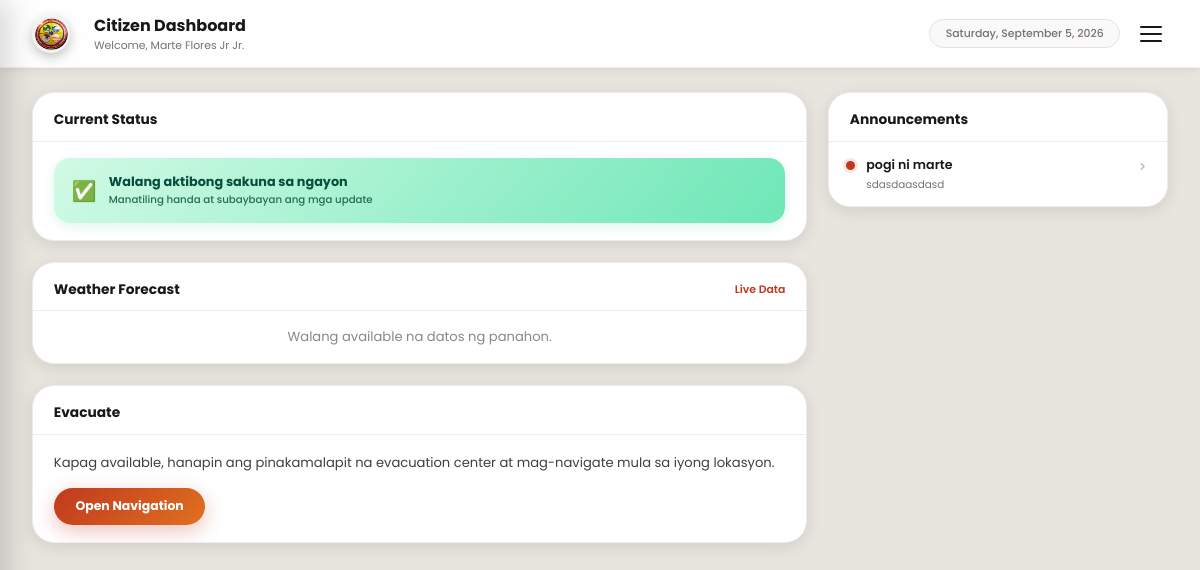
The page /pages/citizen_dashboard.php (signed in) on the database its author committed.
### tables this page shows
CREATE TABLE `users` (
  `id` int(10) UNSIGNED NOT NULL,
  `full_name` varchar(150) NOT NULL,
  `first_name` varchar(100) DEFAULT NULL,
  `middle_name` varchar(100) DEFAULT NULL,
  `last_name` varchar(100) DEFAULT NULL,
  `suffix` varchar(10) DEFAULT NULL,
  `email` varchar(150) NOT NULL,
  `contact_number` varchar(20) DEFAULT NULL,
  `password_hash` varchar(255) NOT NULL,
  `role` enum('citizen','admin','coordinator') NOT NULL DEFAULT 'citizen',
  `barangay_id` int(10) UNSIGNED NOT NULL,
  `house_number` varchar(50) NOT NULL,
  `birthday` date DEFAULT NULL,
  `sex` enum('male','female','prefer_not_to_say') DEFAULT NULL,
  `is_email_verified` tinyint(1) NOT NULL DEFAULT 0,
  `otp_code_hash` varchar(255) DEFAULT NULL,
  `otp_expires_at` datetime DEFAULT NULL,
  `device_token` varchar(255) DEFAULT NULL,
  `device_fingerprint` varchar(255) DEFAULT NULL,
  `device_registered_at` datetime DEFAULT NULL,
  `is_device_trusted` tinyint(1) NOT NULL DEFAULT 0,
  `is_active` tinyint(1) NOT NULL DEFAULT 1,
  `created_at` datetime NOT NULL DEFAULT current_timestamp(),
  `updated_at` datetime NOT NULL DEFAULT current_timestamp() ON UPDATE current_timestamp(),
  `otp_code` varchar(10) DEFAULT NULL,
  `otp_purpose` varchar(30) DEFAULT NULL
);

CREATE TABLE `announcements` (
  `id` int(10) UNSIGNED NOT NULL,
  `title` varchar(200) NOT NULL,
  `body` text NOT NULL,
  `type` enum('general','disaster') NOT NULL DEFAULT 'general',
  `disaster_id` int(10) UNSIGNED DEFAULT NULL,
  `is_pinned` tinyint(1) NOT NULL DEFAULT 0,
  `published_at` datetime NOT NULL DEFAULT current_timestamp(),
  `created_by` int(10) UNSIGNED NOT NULL,
  `created_at` datetime NOT NULL DEFAULT current_timestamp(),
  `updated_at` datetime NOT NULL DEFAULT current_timestamp() ON UPDATE current_timestamp()
);

### pages/session.php (called while the page is built, shortened)
<?php
function current_user(): ?array
{
    static $cached = null;
    if ($cached !== null) {
        return $cached;
    }
    $pdo = db();
    $stmt = $pdo->prepare('SELECT u.*, b.name AS barangay_name, b.municipality, b.province
                           FROM users u
                           JOIN barangays b ON b.id = u.barangay_id
                           WHERE u.id = ? AND u.is_active = 1');
    $stmt->execute([$_SESSION['user_id']]);
    $cached = $stmt->fetch() ?: null;
    return $cached;
}
function require_login(?string $role = null): void
{
    $user = current_user();
}

### pages/citizen_dashboard.php (the view, shortened to what this page needs)
<?php
require_once __DIR__ . '/session.php';
require_login();
$user = current_user();
$pdo  = db();
$weather = null;
$disasterStmt   = $pdo->query("SELECT * FROM disasters WHERE status = 'ongoing' ORDER BY level DESC, started_at DESC LIMIT 1");
$activeDisaster = $disasterStmt->fetch();
$advice = null;
$annStmt = $pdo->query("SELECT a.*, d.title AS disaster_title FROM announcements a LEFT JOIN disasters d ON d.id = a.disaster_id ORDER BY a.is_pinned DESC, a.published_at DESC LIMIT 6");
$announcements = $annStmt->fetchAll();
$currentHour = (int)date('H');
$isNightTime = ($currentHour >= 18 || $currentHour < 6);
function wx_colors(string $cat, bool $isNight): array {
    if ($isNight) {
        $map = [
            'sunny'  => ['#0f1729','#1a2a52','#2d4080','rgba(15,23,41,.6)'],
            'cloudy' => ['#0d1520','#1e2d3d','#2e4158','rgba(13,21,32,.55)'],
            'rain'   => ['#080e1e','#0f1f3d','#162d5a','rgba(8,14,30,.6)'],
            'storm'  => ['#060810','#0d1020','#161c30','rgba(6,8,16,.7)'],
            'fog'    => ['#111820','#1c2530','#283545','rgba(17,24,32,.5)'],
            'windy'  => ['#091218','#112233','#1a3040','rgba(9,18,24,.5)'],
        ];
        return $map[$cat] ?? $map['sunny'];
    }
}
$wx_cat    = isset($weather) ? wx_category($weather['condition_text'] ?? '') : 'sunny';
$wx_colors = wx_colors($wx_cat, $isNightTime);
$wx_particles = $isNightTime
    ? ['sunny'=>['✨','⭐','🌙'],'cloudy'=>['☁','🌙','✦'],'rain'=>['💧','🌧','💦'],'storm'=>['⚡','🌩','💥'],'fog'=>['🌫','✦','👻'],'windy'=>['🌬','🍃','💨']]
    : ['sunny'=>['✨','☀','⭐'],'cloudy'=>['☁','💨','🌤'],'rain'=>['💧','🌧','💦'],'storm'=>['⚡','🌩','💥'],'fog'=>['👻','🌫','✦'],'windy'=>['🍃','🌬','💨']];
$wx_ptcls = $wx_particles[$wx_cat] ?? $wx_particles['sunny'];
$lvlLabel = ['1'=>'Low','2'=>'Moderate','3'=>'High','4'=>'Severe'];
$riskLabels = ['low'=>'LOW','medium'=>'MODERATE','high'=>'HIGH','extreme'=>'SEVERE'];
?>
<!DOCTYPE html>
<html lang="en">
<head>
<link rel="stylesheet" href="../asset/css/userdashboard.css">
</head>
<body>
<div class="desktop-wrapper">
  <header class="desktop-topbar">
    <div class="drawer-logo" style="width:38px;height:38px;background:#eee;border-radius:50%;display:flex;align-items:center;justify-content:center;"><img src="../img/mdrrmo.png" alt="MDRRMO" style="width:100%"></div>
    <div class="desktop-topbar-center">
      <div class="desktop-topbar-title">Citizen Dashboard</div>
      <div class="desktop-topbar-sub">Welcome, <?php echo htmlspecialchars($user['full_name'] ?? 'Citizen'); ?></div>
    </div>
    <div class="desktop-topbar-right">
      <div class="desktop-date-chip"><?php echo date('l, F j, Y'); ?></div>
      <button class="hamburger-btn" onclick="openSidebar()"><span></span><span></span><span></span></button>
    </div>
  </header>
  <div class="desktop-content">
    <div class="desktop-grid">
      <div class="desktop-col-left">
        <div class="desktop-card">
          <div class="desktop-card-header"><h2>Current Status</h2></div>
          <div class="desktop-card-body desktop-alert-wrap">
            <?php if ($activeDisaster): ?>
            <div class="alert-banner alert-typhoon" onclick="openDisasterModal()" role="button">
              <div class="alert-text">
                <div class="alert-title"><?php echo htmlspecialchars(ucfirst($activeDisaster['type'])); ?> Signal#<?php echo (int)$activeDisaster['level']; ?> — Aktibo</div>
                <div class="alert-sub"><?php echo ($lvlLabel[(string)(int)$activeDisaster['level']] ?? 'Moderate').' na antas ng panganib'; ?></div>
              </div>
              <div class="alert-pulse-wrap"><div class="alert-pulse-dot"></div></div>
            </div>
            <?php if ($advice): ?>
            <div class="desktop-readybag" onclick="openReadyBagModal()">
              <div>
                <div class="desktop-readybag-title">Payo sa Ready Bag <small style="font-weight:400;color:#bcaaa4;font-size:.60rem">· Pindutin para makita</small></div>
                <div class="desktop-readybag-text"><?php echo htmlspecialchars(mb_substr($advice['message'],0,100)); ?>…</div>
              </div>
            </div>
            <?php endif; ?>
            <?php else: ?>
            <div class="alert-banner alert-none">
              <div class="alert-icon">✅</div>
              <div class="alert-text">
                <div class="alert-title">Walang aktibong sakuna sa ngayon</div>
                <div class="alert-sub">Manatiling handa at subaybayan ang mga update</div>
              </div>
            </div>
            <?php endif; ?>
          </div>
        </div>
        <div class="desktop-card">
          <div class="desktop-card-header"><h2>Weather Forecast</h2><a href="#">Live Data</a></div>
          <?php if ($weather): ?>
          <div class="weather-card" style="margin:0;border-radius:0;box-shadow:none">
            <div class="weather-banner" style="background:linear-gradient(150deg,<?php echo $wx_colors[0]; ?> 0%,<?php echo $wx_colors[1]; ?> 48%,<?php echo $wx_colors[2]; ?> 100%);">
              <div class="weather-top-row">
                <div class="weather-left">
                  <div class="weather-temp-big"><?php echo round($weather['temp_c']); ?><sup>°C</sup></div>
                  <div class="weather-place-name">San Ildefonso, Bulacan</div>
                  <div class="weather-condition-label"><?php echo htmlspecialchars($weather['condition_text']); ?></div>
                </div>
                <div class="weather-risk-pill <?php echo $weather['level']; ?>"><?php echo $riskLabels[$weather['level']] ?? strtoupper($weather['level']); ?> RISK</div>
              </div>
              <div class="weather-mascot-wrap" style="width:144px;height:144px;bottom:-10px;right:18px;">
                <span class="mascot-note"><?php echo $wx_ptcls[0]; ?></span>
                <span class="mascot-note" style="animation-delay:.9s"><?php echo $wx_ptcls[1]; ?></span>
                <span class="mascot-note" style="animation-delay:1.6s"><?php echo $wx_ptcls[2]; ?></span>
                <?php echo wx_mascot_html($wx_cat, $isNightTime, 'd'); ?>
              </div>
            </div>
            <div class="weather-stats-strip" style="background:linear-gradient(190deg,<?php echo $wx_colors[1]; ?> 0%,<?php echo $wx_colors[2]; ?> 100%);">
              <div class="w-stat-pill">
                <div class="stat-icon-3d"><svg viewBox="0 0 40 40"><defs><radialGradient id="dDropBody" cx="38%" cy="28%" r="65%"><stop offset="0%" stop-color="#b3e5fc"/><stop offset="35%" stop-color="#29b6f6"/><stop offset="75%" stop-color="#0277bd"/><stop offset="100%" stop-color="#01579b"/></radialGradient><radialGradient id="dDropSpec" cx="30%" cy="22%" r="35%"><stop offset="0%" stop-color="rgba(255,255,255,.85)"/><stop offset="100%" stop-color="rgba(255,255,255,0)"/></radialGradient><filter id="dDropBlur"><feGaussianBlur stdDeviation="1.2"/></filter></defs><ellipse cx="20" cy="36" rx="8" ry="3" fill="rgba(2,119,189,.22)" filter="url(#dDropBlur)"/><path d="M20 4 Q27 14 28 22 A8 8 0 0 1 12 22 Q13 14 20 4Z" fill="url(#dDropBody)"/><path d="M12.4 22 Q12 18 15 13" stroke="rgba(100,210,255,.5)" stroke-width="1.5" fill="none" stroke-linecap="round"/><path d="M20 4 Q27 14 28 22 A8 8 0 0 1 12 22 Q13 14 20 4Z" fill="url(#dDropSpec)"/><ellipse cx="17" cy="16" rx="3.5" ry="4.5" fill="rgba(255,255,255,.30)" transform="rotate(-15 17 16)"/></svg></div>
                <div class="stat-info"><div class="stat-val"><?php echo $weather['humidity']; ?>%</div><div class="stat-label">Humidity</div></div>
              </div>
              <div class="w-stat-pill">
                <div class="stat-icon-3d"><svg viewBox="0 0 40 40"><defs><linearGradient id="dThermTube" x1="0" y1="0" x2="1" y2="0"><stop offset="0%" stop-color="#b0bec5"/><stop offset="30%" stop-color="#eceff1"/><stop offset="60%" stop-color="#cfd8dc"/><stop offset="100%" stop-color="#90a4ae"/></linearGradient><linearGradient id="dThermMercury" x1="0" y1="0" x2="0" y2="1"><stop offset="0%" stop-color="#ff8a65"/><stop offset="60%" stop-color="#f4511e"/><stop offset="100%" stop-color="#bf360c"/></linearGradient><radialGradient id="dThermBulb" cx="40%" cy="35%" r="60%"><stop offset="0%" stop-color="#ff8a65"/><stop offset="50%" stop-color="#f4511e"/><stop offset="100%" stop-color="#bf360c"/></radialGradient><radialGradient id="dThermSpec" cx="35%" cy="28%" r="40%"><stop offset="0%" stop-color="rgba(255,255,255,.7)"/><stop offset="100%" stop-color="rgba(255,255,255,0)"/></radialGradient><filter id="dThermBlur"><feGaussianBlur stdDeviation="1"/></filter></defs><ellipse cx="20" cy="37" rx="6" ry="2.2" fill="rgba(0,0,0,.18)" filter="url(#dThermBlur)"/><rect x="16" y="5" width="8" height="22" rx="4" fill="url(#dThermTube)"/><rect x="17.5" y="6" width="2" height="20" rx="1" fill="rgba(255,255,255,.55)"/><rect x="18" y="12" width="4" height="15" rx="2" fill="url(#dThermMercury)"/><circle cx="20" cy="31" r="6" fill="url(#dThermBulb)"/><circle cx="20" cy="31" r="6" fill="url(#dThermSpec)"/><line x1="24.5" y1="10" x2="26.5" y2="10" stroke="rgba(255,255,255,.7)" stroke-width="1" stroke-linecap="round"/><line x1="24.5" y1="15" x2="26.5" y2="15" stroke="rgba(255,255,255,.7)" stroke-width="1" stroke-linecap="round"/><line x1="24.5" y1="20" x2="26.5" y2="20" stroke="rgba(255,255,255,.7)" stroke-width="1" stroke-linecap="round"/><line x1="24.5" y1="25" x2="26.5" y2="25" stroke="rgba(255,255,255,.7)" stroke-width="1" stroke-linecap="round"/></svg></div>
                <div class="stat-info"><div class="stat-val"><?php echo round($weather['heat_index'],1); ?>°C</div><div class="stat-label">Heat Index</div></div>
              </div>
            </div>
          </div>
          <?php else: ?><p style="font-size:.82rem;color:#888;text-align:center;padding:1rem">Walang available na datos ng panahon.</p><?php endif; ?>
        </div>
        <div class="desktop-card">
          <div class="desktop-card-header"><h2>Evacuate</h2></div>
          <div class="desktop-evac-body">
            <p style="font-size:.82rem;color:var(--text-2);margin-bottom:.9rem;line-height:1.65">Kapag available, hanapin ang pinakamalapit na evacuation center at mag-navigate mula sa iyong lokasyon.</p>
            <a href="navigation.php" class="btn-nav" onclick="return requireProfileBeforeRoute(event)">Open Navigation</a>
          </div>
        </div>
      </div>
      <div class="desktop-col-right">
        <div class="desktop-card">
          <div class="desktop-card-header" id="announcements"><h2>Announcements</h2></div>
          <?php if (!$announcements): ?>
          <div class="ann-empty">Wala pang anunsyo.</div>
          <?php else: ?>
          <div class="desktop-ann-list ann-list">
            <?php foreach ($announcements as $idx => $a): ?>
            <div class="ann-item" onclick="openAnnModal(<?php echo $idx; ?>)" role="button">
              <div class="ann-dot <?php echo $a['is_pinned']?'pinned':''; ?>"></div>
              <div class="ann-body">
                <div class="ann-title">
                  <?php echo htmlspecialchars($a['title']); ?>
                </div>
                <div class="ann-preview"><?php echo htmlspecialchars(mb_substr($a['body'],0,200)); ?></div>
              </div>
              <svg viewBox="0 0 24 24" style="width:15px;height:15px;fill:var(--muted);flex-shrink:0;margin-top:3px;opacity:.5"><path d="M8.59 16.59L13.17 12 8.59 7.41 10 6l6 6-6 6z"/></svg>
            </div>
            <?php endforeach; ?>
          </div>
          <?php endif; ?>
        </div>
      </div>
    </div>
  </div>
</div>
</body>
</html>

### rows shown on the page
users: full_name "Marte Flores Jr Jr."
announcements: is_pinned 0 (drawn), title "pogi ni marte", body "sdasdaasdasd"
